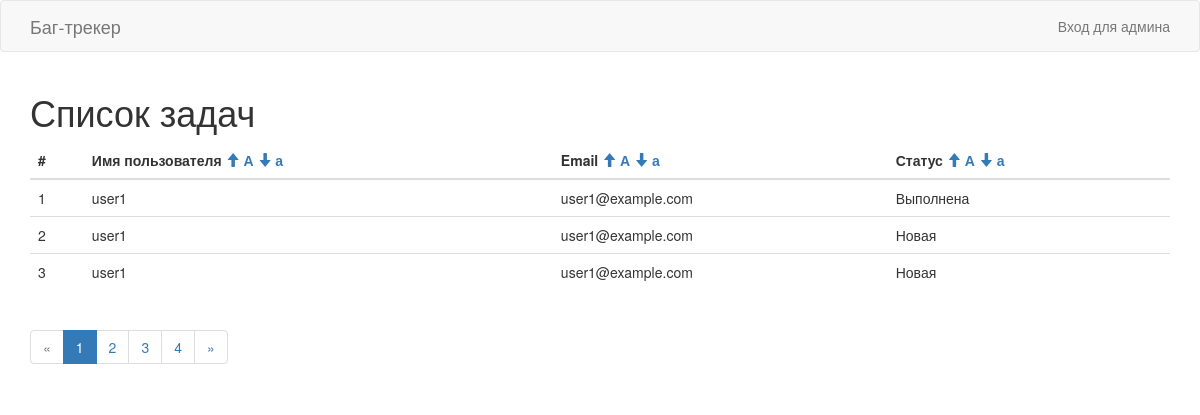
/?sort=username_asc, run on an earlier commit of the app's database.
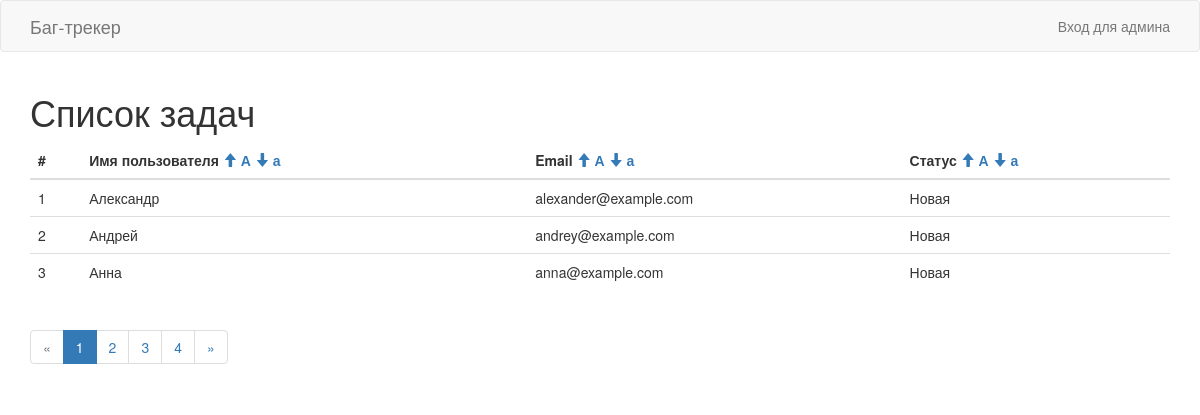
And on a later commit of the database.
### tables this page shows
CREATE TABLE tasks (
  id INT UNSIGNED NOT NULL AUTO_INCREMENT PRIMARY KEY,
  username VARCHAR(50) NOT NULL,
  email VARCHAR(255) NOT NULL,
  task TEXT NOT NULL,
  image VARCHAR(255),
  status ENUM('finished', 'new') NOT NULL DEFAULT 'new'
) DEFAULT;

### src/Controller/AbstractController.php (called while the page is built, shortened)
<?php
abstract class AbstractController
{
    protected function render($templateName, $params = [])
    {
        \extract($params);
        include dirname(dirname(__FILE__)). DIRECTORY_SEPARATOR . 'views' . DIRECTORY_SEPARATOR . $templateName;
        include dirname(dirname(__FILE__)). DIRECTORY_SEPARATOR . 'views/layouts/main.php';
    }
}

### src/Controller/TasksController.php (called while the page is built, shortened)
<?php
class TasksController extends AbstractController
{
    public function indexAction()
    {
        $title = 'Список задач';
        $page = isset($_GET['page']) ? $_GET['page'] : 1;
        $sort = isset($_GET['sort']) ? $_GET['sort'] : null;
        $taskMapper = Application::getInstance()->task_mapper;
        $totalTasksCount = $taskMapper->getTotalItemsCount();
        $pager = Application::getInstance()->pager_tasks_list;
        $pager->setCurrentPage($page);
        $pager->setTotalCount($totalTasksCount);
        $tasks = $taskMapper->findAllByLimitWithSort($sort, $pager->getPerPage(), $pager->getOffset());
        $this->render('tasks/index.php', [
            'title' => $title,
            'tasks' => $tasks,
            'pager' => $pager,
        ]);
    }
}

### src/Application.php (called while the page is built, shortened)
<?php
class Application
{
    private static $instance;
	private $container;
	private $config;
	public function __construct($config = [])
    {
        $this->config = $config;
    }
    public function run()
    {
        $actionName = $this->router->getAction();
        $controller = new $controllerName();
        if (empty($actionName)) {
            $actionName = $controller->getDefaultAction();
        }
        $controller->{$actionName}();
    }
    public static function getInstance($config = [])
    {
        if (empty(self::$instance)) {
            self::$instance = new self($config);
        }
        return self::$instance;
    }
    private function bootstrap()
    {
        $this->container = new Container();
    }
    private function loadComponents()
    {
        $components = $this->mergeUserComponents();
        foreach ($components as $name => $config) {
            $this->container->{$name} = $this->container->asShared(function ($c) use ($config) {
                $className = $config['class'];
                $props = isset($config['props']) ? $config['props'] : [];
                $dependencies = isset($config['depends']) ? $config['depends'] : [];
                return new $className($props, $dependencies);
            });
        }
    }
    private function mergeUserComponents()
    {
        $userComponents = isset($this->config['components']) ? $this->config['components'] : [];
        $coreComponents = $this->getCoreComponentsList();
        $finalSet = $coreComponents;
        foreach ($userComponents as $name => $componentConfig) {
            if (!isset($finalSet[$name])) {
                $finalSet[$name] = $componentConfig;
                continue;
            }
        }
        return $finalSet;
    }
    private function getCoreComponentsList()
    {
        return [
            'router' => ['class' => \App\Components\Router::class],
        ];
    }
	public function __get($serviceName)
    {
        return $this->container->{$serviceName};
    }
}

### index.php (called while the page is built, shortened)
<?php
spl_autoload_register(function ($class) {
    $srcDir = ROOT_DIR . DIRECTORY_SEPARATOR . 'src';
    $namespaceParts = explode('\\', $class);
});
$config = require ROOT_DIR . DIRECTORY_SEPARATOR . 'config/main.php';
$app = App\Application::getInstance($config);
$app->run();

### src/Helper/Html.php (called while the page is built, shortened)
<?php
class Html
{
    public static function currentUri()
    {
        return parse_url($_SERVER['REQUEST_URI'], PHP_URL_PATH);
    }
    public static function currentUriWithQuery($params = [])
    {
        $uri = self::currentUri();
        $queryString = http_build_query($params);
        return $uri.'?'.$queryString;
    }
}

### src/DI/Container.php (called while the page is built, shortened)
<?php
class Container
{
	protected $values = [];
    public function __set($id, $value)
	{
		$this->values[$id] = $value;
	}
    public function __get($id)
	{
		return is_callable($this->values[$id])
            ? $this->values[$id]($this)
            : $this->values[$id];
	}
    public function asShared($callable)
	{
		return function ($c) use ($callable)
		{
			static $object;
			if (empty($object)) {
				$object = $callable($c);
			}
			return $object;
		};
	}
}

### src/Helper/Pager.php (called while the page is built, shortened)
<?php
class Pager extends AbstractComponent
{
    protected $perPage = 5;
    protected $linksOnPage = 5;
    protected $currentPage;
    protected $totalCount;
    public function getCurrentPage()
    {
        return $this->currentPage;
    }
    public function setCurrentPage($currentPage)
    {
        $this->currentPage = $currentPage;
    }
    public function getPerPage()
    {
        return $this->perPage;
    }
    public function getLinksOnPage()
    {
        return $this->linksOnPage;
    }
    public function setTotalCount($totalCount)
    {
        $this->totalCount = $totalCount;
    }
    public function getTotalPages()
    {
        return intval(ceil($this->totalCount/$this->perPage));
    }
    public function getOffset()
    {
        return ($this->currentPage - 1) * $this->perPage;
    }
    public function getFirstPage()
    {
        if ($this->getCurrentPage() <= $this->getLinksOnPage()) {
            return 1;
        }
        return intval(floor($this->getCurrentPage()/$this->getLinksOnPage()))
            * $this->getLinksOnPage() + 1;
    }
    public function hasPagination()
    {
        return $this->getTotalPages() > 1;
    }
}

### src/Mapper/TaskMapper.php (called while the page is built, shortened)
<?php
class TaskMapper extends AbstractMapper
{
    public function findAllByLimitWithSort($sort, $limit = 0, $offset = 0)
    {
        $orderByClause = $this->buildOrderByClause($sort);
        $sql = "SELECT id, username, email, task, status, image
                FROM tasks {$orderByClause} LIMIT :limit OFFSET :offset";
        $stmt = $this->db->getConn()->prepare($sql);
        $stmt->bindValue(':limit', $limit, \PDO::PARAM_INT);
        $stmt->bindValue(':offset', $offset, \PDO::PARAM_INT);
        $stmt->execute();
        $stmt->setFetchMode(\PDO::FETCH_CLASS, 'App\Entity\Task');
        return $stmt->fetchAll();
    }
    public function getTotalItemsCount()
    {
        $sql = "SELECT COUNT(id) FROM tasks";
        $stmt = $this->db->getConn()->prepare($sql);
        $stmt->execute();
        return $stmt->fetchColumn();
    }
    private function getFieldsWhiteList()
    {
        return ['username', 'email', 'status', 'image', 'task'];
    }
    private function wrongSortCondition($sort)
    {
        $sortParts = explode('_', $sort);
    }
    private function buildOrderByClause($sort)
    {
        $sortParts = explode('_', $sort);
        return 'ORDER BY ' . join(' ', $sortParts);
    }
}

### src/Components/Connection.php (called while the page is built, shortened)
<?php
class Connection extends AbstractComponent
{
    private $conn;
    protected $platform = 'mysql';
    protected $host = '127.0.0.1';
    protected $port = 3306;
    protected $charset = 'utf8';
    protected $user;
    protected $pass;
    protected $dbname;
    public function open()
    {
        if ($this->platform === 'mysql') {
            $this->conn = new \PDO(
                "{$this->platform}:host={$this->host};"
                ."port={$this->port};charset={$this->charset};dbname={$this->dbname}",
                $this->user,
                $this->pass
            );
        } else {
            throw new \Exception("Unknown platform, mayby not implemented yet");
        }
    }
    public function getConn()
    {
        return $this->conn;
    }
}

### src/Entity/Task.php (called while the page is built, shortened)
<?php
class Task
{
    private $username;
    private $email;
    private $status;
    public function getUsername()
    {
        return $this->username;
    }
    public function getEmail()
    {
        return $this->email;
    }
    public function getStatusLabel()
    {
        $labels = $this->getStatusLabels();
        return isset($labels[$this->status]) ? $labels[$this->status] : null;
    }
    private function getStatusLabels()
    {
        return [
            self::STATUS_NEW => 'Новая',
            self::STATUS_FINISHED => 'Выполнена',
        ];
    }
}

### src/views/tasks/index.php (the view, shortened to what the changed rows need)
<div class="container content">
    <h1>Список задач</h1>
    <?php if (!empty($tasks)): ?>
        <table class="table">
            <thead>
                <tr>
                    <th>#</th>
                    <th>
                        Имя пользователя
                        <a href="<?= Html::currentUriWithQuery(['sort' => 'username_asc']) ?>">
                            <span class="glyphicon glyphicon-arrow-up"></span> А
                        </a>
                        <a href="<?= Html::currentUriWithQuery(['sort' => 'username_desc']) ?>">
                            <span class="glyphicon glyphicon-arrow-down"></span> а
                        </a>
                    </th>
                    <th>
                        Email
                        <a href="<?= Html::currentUriWithQuery(['sort' => 'email_asc']) ?>">
                            <span class="glyphicon glyphicon-arrow-up"></span> А
                        </a>
                        <a href="<?= Html::currentUriWithQuery(['sort' => 'email_desc']) ?>">
                            <span class="glyphicon glyphicon-arrow-down"></span> а
                        </a>
                    </th>
                    <th>
                        Статус
                        <a href="<?= Html::currentUriWithQuery(['sort' => 'status_asc']) ?>">
                            <span class="glyphicon glyphicon-arrow-up"></span> А
                        </a>
                        <a href="<?= Html::currentUriWithQuery(['sort' => 'status_desc']) ?>">
                            <span class="glyphicon glyphicon-arrow-down"></span> а
                        </a>
                    </th>
                </tr>
            </thead>
            <tbody>
                <?php foreach ($tasks as $index => $task): ?>
                    <tr>
                        <td><?= ($pager->getOffset() + $index + 1) ?></td>
                        <td><?= htmlspecialchars($task->getUsername()) ?></td>
                        <td><?= htmlspecialchars($task->getEmail()) ?></td>
                        <td><?= htmlspecialchars($task->getStatusLabel()) ?></td>
                    </tr>
                <?php endforeach ?>
            </tbody>
        </table>
    <?php endif ?>
    <?php if ($pager->hasPagination()): ?>
        <?php include dirname(dirname(__FILE__)).DIRECTORY_SEPARATOR.'pager.php'; ?>
    <?php endif ?>
</div>

### src/views/pager.php (shortened to what the changed rows need)
<nav aria-label="Page navigation">
    <ul class="pagination">
        <?php for ($i = $pager->getFirstPage(); $i <= $pager->getTotalPages(); $i++): ?>
            <?php if ($pager->getCurrentPage() == $i): ?>
                <li class="active">
                    <span><?= $i ?></span>
                </li>
            <?php else: ?>
                <li><a href="<?= Html::currentUriWithQuery([
                        'page' => $i,
                        'sort' => isset($_GET['sort']) ? $_GET['sort'] : null,
                    ]) ?>"><?= $i ?></a></li>
            <?php endif ?>
        <?php endfor ?>
    </ul>
</nav>

What changed in the data, as far as the page shows it:
no longer on this page (row edited): tasks: Offset "1", username "user1", email "user1@example.com", status "Выполнена"
no longer on this page (row edited): tasks: Offset "2", username "user1", email "user1@example.com", status "Новая"
no longer on this page (row edited): tasks: Offset "3", username "user1", email "user1@example.com", status "Новая"
now on this page (row edited): tasks: Offset "1", username "Александр", email "alexander@example.com", status "Новая"
now on this page (row edited): tasks: Offset "2", username "Андрей", email "andrey@example.com", status "Новая"
now on this page (row edited): tasks: Offset "3", username "Анна", email "anna@example.com", status "Новая"
